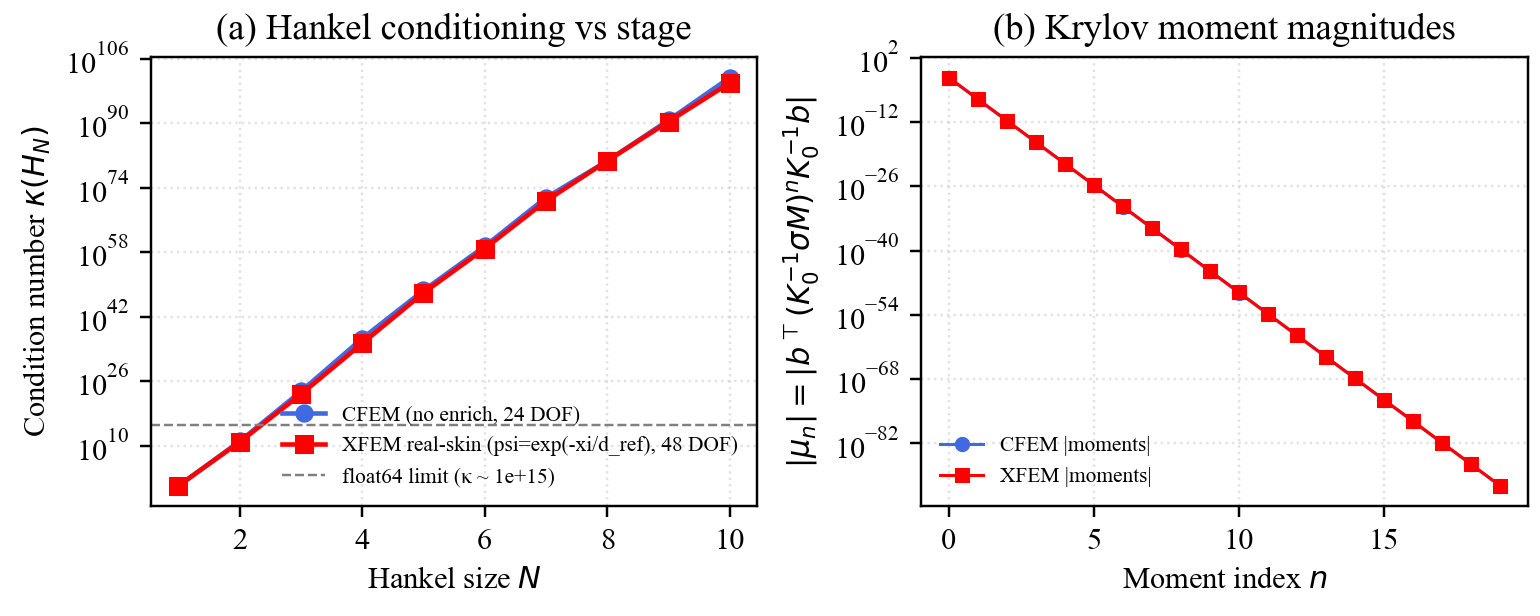

Recreate this plot in Python.
"""Phase 4 — XFEM-CLN Hankel conditioning experiment.

Hypothesis (user 2026-05-25):
  XFEM enrichment with psi(x) = exp(-xi/delta_ref) absorbs the high-k
  skin modes into the enriched DOFs.  The Krylov-from-K_0 sequence at
  s=0 then only samples the "bulk" subspace whose tau_k spread is
  narrower than the full spectrum.  This SHOULD improve the Hankel
  matrix conditioning (kappa(H_N)) and EXTEND the float64 high-N
  reliability of canonical CLN extraction.

Hypothesis is FALSIFIABLE: compute Taylor moments
  mu_n = b^T (sigma K_0^{-1} M)^n K_0^{-1} b
for both CFEM (no enrichment) and XFEM (one ref-skin enrichment) on
the Hiruma 2023 cylinder.  Form Hankel matrices H_N, compute
condition numbers, predict float64 breakdown stage.

Expected outcomes:
  A. kappa(H_N) XFEM << kappa(H_N) CFEM at all N
     -> XFEM = MOR-stage stability enabler (NEW finding).
  B. kappa(H_N) XFEM ~ kappa(H_N) CFEM at all N
     -> Hypothesis rejected, XFEM utility limited to skin-resolution.
  C. Mixed (XFEM kappa slightly better)
     -> XFEM provides partial stage-stability extension.

Output:
  phase4_xfem_hankel_conditioning.{pdf,png}
  phase4_xfem_hankel_results.json
"""

import math
import json
import numpy as np
from pathlib import Path

from ngsolve import (
    Mesh, H1, BilinearForm, LinearForm, GridFunction, FESpace,
    grad, dx, CoefficientFunction, Integrate, x, y, sqrt as ng_sqrt,
    exp as ng_exp,
)
from netgen.geom2d import SplineGeometry

import matplotlib
matplotlib.use("Agg")
matplotlib.rcParams["pdf.fonttype"] = 42
matplotlib.rcParams["ps.fonttype"] = 42
import matplotlib.font_manager as fm
for _p in (r"C:\Windows\Fonts\times.ttf", r"C:\Windows\Fonts\timesbd.ttf"):
    try:
        fm.fontManager.addfont(_p)
    except Exception:
        pass
matplotlib.rcParams["font.family"] = "serif"
matplotlib.rcParams["font.serif"] = ["Times New Roman", "DejaVu Serif"]
import matplotlib.pyplot as plt


# Cylinder parameters (Hiruma 2023 §III.A)
R     = 0.01
SIGMA = 1.0e6
MU0   = 4.0e-7 * math.pi
NU    = 1.0 / MU0
J0    = SIGMA


def make_disk_mesh(maxh):
    geo = SplineGeometry()
    geo.AddCircle((0, 0), R, leftdomain=1, rightdomain=0, bc="outer")
    return Mesh(geo.GenerateMesh(maxh=maxh))


# =====================================================================
# Assemble static K_0 and sigmaM matrices (CFEM and XFEM variants)
# =====================================================================

def assemble_cfem(mesh, integration_order=4):
    """Build static (real-valued, frequency-independent) CFEM matrices
    for the volume-source diffusion problem on the Hiruma cylinder.

    Returns: (K0_mat, sigmaM_mat, b_vec, fes, ndof_free)
    """
    fes = H1(mesh, order=1, dirichlet="outer")  # REAL H1 for static moments
    u, v = fes.TnT()

    a_K0 = BilinearForm(fes, symmetric=True)
    a_K0 += NU * grad(u) * grad(v) * dx
    a_K0.Assemble()

    a_M = BilinearForm(fes, symmetric=True)
    a_M += SIGMA * u * v * dx
    a_M.Assemble()

    f = LinearForm(fes)
    f += J0 * v * dx
    f.Assemble()

    return a_K0, a_M, f, fes


def assemble_xfem(mesh, delta_ref, integration_order=10):
    """Build static XFEM matrices with REAL enrichment
    psi(x) = exp(-xi/delta_ref) at fixed delta_ref (= skin depth at
    wall band center).  Frequency-independent.

    Returns: (K0_mat, sigmaM_mat, b_vec, fes, ndof_free)
    """
    fes_std = H1(mesh, order=1, dirichlet="outer")
    fes_enr = H1(mesh, order=1, dirichlet="outer")
    fes     = fes_std * fes_enr
    (u_std, u_enr), (v_std, v_enr) = fes.TnT()

    # Real-valued enrichment psi(x) = exp(-xi/delta_ref)
    r_cart     = ng_sqrt(x * x + y * y + 1e-30)
    xi         = R - r_cart
    psi        = ng_exp(-xi / delta_ref)
    # grad(psi) = -grad(xi)/delta_ref * psi = (1/delta_ref)(x,y)/r * psi
    grad_psi_x = x / (r_cart * delta_ref) * psi
    grad_psi_y = y / (r_cart * delta_ref) * psi
    grad_psi   = CoefficientFunction((grad_psi_x, grad_psi_y))

    g_us = grad(u_std)
    g_ue = psi * grad(u_enr) + u_enr * grad_psi
    g_vs = grad(v_std)
    g_ve = psi * grad(v_enr) + v_enr * grad_psi

    u_total = u_std + psi * u_enr
    v_total = v_std + psi * v_enr
    g_ut    = g_us + g_ue
    g_vt    = g_vs + g_ve

    a_K0 = BilinearForm(fes, symmetric=True)
    a_K0 += NU * g_ut * g_vt * dx(bonus_intorder=integration_order)
    a_K0.Assemble()

    a_M = BilinearForm(fes, symmetric=True)
    a_M += SIGMA * u_total * v_total * dx(bonus_intorder=integration_order)
    a_M.Assemble()

    f = LinearForm(fes)
    f += J0 * v_total * dx(bonus_intorder=integration_order)
    f.Assemble()

    return a_K0, a_M, f, fes


# =====================================================================
# Krylov moment extraction
# =====================================================================

def krylov_moments(a_K0, a_M, f, fes, N_moments=20):
    """Compute mu_n = b^T (K_0^{-1} sigmaM)^n K_0^{-1} b for n=0..N_moments-1.
    """
    K0_inv = a_K0.mat.Inverse(fes.FreeDofs(), inverse="sparsecholesky")
    # v_0 = K_0^{-1} b
    v = GridFunction(fes)
    v.vec.data = K0_inv * f.vec
    # mu_0 = b^T v_0 = b^T K_0^{-1} b
    moments = []
    moments.append(float(f.vec.InnerProduct(v.vec)))
    # Recurrence: v_{n+1} = K_0^{-1} (sigmaM v_n)
    tmp = v.vec.CreateVector()
    for n in range(1, N_moments):
        tmp.data = a_M.mat * v.vec      # tmp = sigmaM v
        v.vec.data = K0_inv * tmp        # v   = K_0^{-1} tmp
        moments.append(float(f.vec.InnerProduct(v.vec)))
    return np.array(moments)


def hankel_matrices(moments):
    """Return list of (N, kappa) where Hankel H_N[i,j] = moments[i+j],
    i,j = 0..N-1, evaluated for N = 1, 2, ..., max possible."""
    n_mom = len(moments)
    results = []
    for N in range(1, n_mom // 2 + 1):
        H = np.zeros((N, N))
        for i in range(N):
            for j in range(N):
                H[i, j] = moments[i + j]
        # Condition number via SVD
        try:
            sv = np.linalg.svd(H, compute_uv=False)
            kappa = sv[0] / sv[-1] if sv[-1] > 0 else float('inf')
        except np.linalg.LinAlgError:
            kappa = float('inf')
        results.append((N, kappa, sv[0], sv[-1]))
    return results


# =====================================================================
# Main: run both CFEM and XFEM, compute kappa, plot
# =====================================================================

def main():
    out_dir = Path(__file__).parent
    print(f"output dir: {out_dir}", flush=True)

    # Use the coarse Hiruma mesh (44 DOF reference, matches Phase 1-3b)
    mesh = make_disk_mesh(maxh=R / 3.5)
    print(f"mesh vertices: {mesh.nv}", flush=True)

    # Wall band reference: omega_wall = 1/tau_1 = x_1^2 / (mu sigma R^2)
    # For first Bessel zero x_1 = 2.4048
    x1 = 2.4048255576957728
    tau_1 = MU0 * SIGMA * R**2 / x1**2
    omega_wall = 1.0 / tau_1
    delta_ref = math.sqrt(2.0 / (omega_wall * MU0 * SIGMA))
    print(f"  omega_wall = {omega_wall:.3e} rad/s (f = {omega_wall/(2*math.pi):.2e} Hz)")
    print(f"  delta_ref  = {delta_ref:.3e} m  (R/delta = {R/delta_ref:.3f})", flush=True)

    # CFEM
    print("\n=== CFEM (no enrichment) ===", flush=True)
    a_K0_c, a_M_c, f_c, fes_c = assemble_cfem(mesh)
    ndof_c = sum(fes_c.FreeDofs())
    print(f"  free DOFs: {ndof_c}", flush=True)
    mu_c = krylov_moments(a_K0_c, a_M_c, f_c, fes_c, N_moments=20)
    print(f"  first 10 moments magnitudes (log10):")
    for n in range(min(10, len(mu_c))):
        print(f"    mu_{n} = {mu_c[n]:+.4e}  (|.|: {abs(mu_c[n]):.2e})")
    hank_c = hankel_matrices(mu_c)

    # XFEM with real ref-skin enrichment
    print(f"\n=== XFEM (psi=exp(-xi/delta_ref), delta_ref={delta_ref:.2e}) ===",
          flush=True)
    a_K0_x, a_M_x, f_x, fes_x = assemble_xfem(mesh, delta_ref)
    ndof_x = sum(fes_x.FreeDofs())
    print(f"  free DOFs: {ndof_x} (CFEM: {ndof_c}, XFEM extra: {ndof_x - ndof_c})",
          flush=True)
    mu_x = krylov_moments(a_K0_x, a_M_x, f_x, fes_x, N_moments=20)
    print(f"  first 10 moments magnitudes (log10):")
    for n in range(min(10, len(mu_x))):
        print(f"    mu_{n} = {mu_x[n]:+.4e}  (|.|: {abs(mu_x[n]):.2e})")
    hank_x = hankel_matrices(mu_x)

    # Print Hankel condition number table
    print(f"\n=== Hankel condition number kappa(H_N) ===")
    print(f"{'N':>3}  {'CFEM kappa':>14}  {'XFEM kappa':>14}  {'ratio':>10}")
    for (N_c, k_c, _, _), (N_x, k_x, _, _) in zip(hank_c, hank_x):
        assert N_c == N_x
        ratio = k_c / k_x if k_x > 0 and k_x < float('inf') else float('nan')
        print(f"{N_c:>3}  {k_c:14.3e}  {k_x:14.3e}  {ratio:10.2f}")

    # Predict float64 breakdown stage
    FLOAT64_RCOND = 1e15   # rcond inverse threshold (sigma_max/sigma_min ~ 1/eps)
    N_break_c = next((N for (N, k, _, _) in hank_c if k > FLOAT64_RCOND), None)
    N_break_x = next((N for (N, k, _, _) in hank_x if k > FLOAT64_RCOND), None)
    print(f"\nFloat64 breakdown (kappa > {FLOAT64_RCOND:.0e}):")
    print(f"  CFEM: N_break = {N_break_c}")
    print(f"  XFEM: N_break = {N_break_x}")

    # Save JSON
    results = {
        "mesh_nv": mesh.nv,
        "ndof_cfem": ndof_c,
        "ndof_xfem": ndof_x,
        "omega_wall": omega_wall,
        "delta_ref": delta_ref,
        "Rdelta_ref": R / delta_ref,
        "moments_cfem": mu_c.tolist(),
        "moments_xfem": mu_x.tolist(),
        "hankel_cfem": [{"N": N, "kappa": k, "sigma_max": sm, "sigma_min": sn}
                        for (N, k, sm, sn) in hank_c],
        "hankel_xfem": [{"N": N, "kappa": k, "sigma_max": sm, "sigma_min": sn}
                        for (N, k, sm, sn) in hank_x],
        "N_break_cfem": N_break_c,
        "N_break_xfem": N_break_x,
        "float64_threshold": FLOAT64_RCOND,
    }
    json_path = out_dir / "phase4_xfem_hankel_results.json"
    with open(json_path, "w") as fp:
        json.dump(results, fp, indent=2)
    print(f"\nWrote {json_path}")

    # Plot kappa vs N
    fig, (ax1, ax2) = plt.subplots(1, 2, figsize=(7.0, 2.8))

    Ns_c = [N for (N, _, _, _) in hank_c]
    ks_c = [k for (_, k, _, _) in hank_c]
    Ns_x = [N for (N, _, _, _) in hank_x]
    ks_x = [k for (_, k, _, _) in hank_x]

    ax1.semilogy(Ns_c, ks_c, color="royalblue", marker="o", lw=1.5,
                 markersize=5, label=f"CFEM (no enrich, {ndof_c} DOF)")
    ax1.semilogy(Ns_x, ks_x, color="red", marker="s", lw=1.5, markersize=5,
                 label=f"XFEM real-skin (psi=exp(-xi/d_ref), {ndof_x} DOF)")
    ax1.axhline(FLOAT64_RCOND, color="gray", linestyle="--", lw=0.8,
                label=f"float64 limit (κ ~ {FLOAT64_RCOND:.0e})")
    ax1.set_xlabel(r"Hankel size $N$")
    ax1.set_ylabel(r"Condition number $\kappa(H_N)$")
    ax1.set_title("(a) Hankel conditioning vs stage")
    ax1.grid(True, which="both", linestyle=":", alpha=0.35)
    ax1.legend(loc="lower right", fontsize=7, frameon=False)

    # Moment magnitudes
    ns = np.arange(len(mu_c))
    ax2.semilogy(ns, np.abs(mu_c), color="royalblue", marker="o", lw=1.0,
                 markersize=4, label="CFEM |moments|")
    ax2.semilogy(ns[:len(mu_x)], np.abs(mu_x), color="red", marker="s",
                 lw=1.0, markersize=4, label="XFEM |moments|")
    ax2.set_xlabel(r"Moment index $n$")
    ax2.set_ylabel(r"$|\mu_n| = |b^\top (K_0^{-1}\sigma M)^n K_0^{-1} b|$")
    ax2.set_title("(b) Krylov moment magnitudes")
    ax2.grid(True, which="both", linestyle=":", alpha=0.35)
    ax2.legend(loc="lower left", fontsize=7, frameon=False)

    fig.tight_layout(pad=0.4)
    out_base = out_dir / "phase4_xfem_hankel_conditioning"
    fig.savefig(str(out_base) + ".pdf")
    fig.savefig(str(out_base) + ".png", dpi=220)
    print(f"Wrote {out_base}.pdf, {out_base}.png")


if __name__ == "__main__":
    main()
